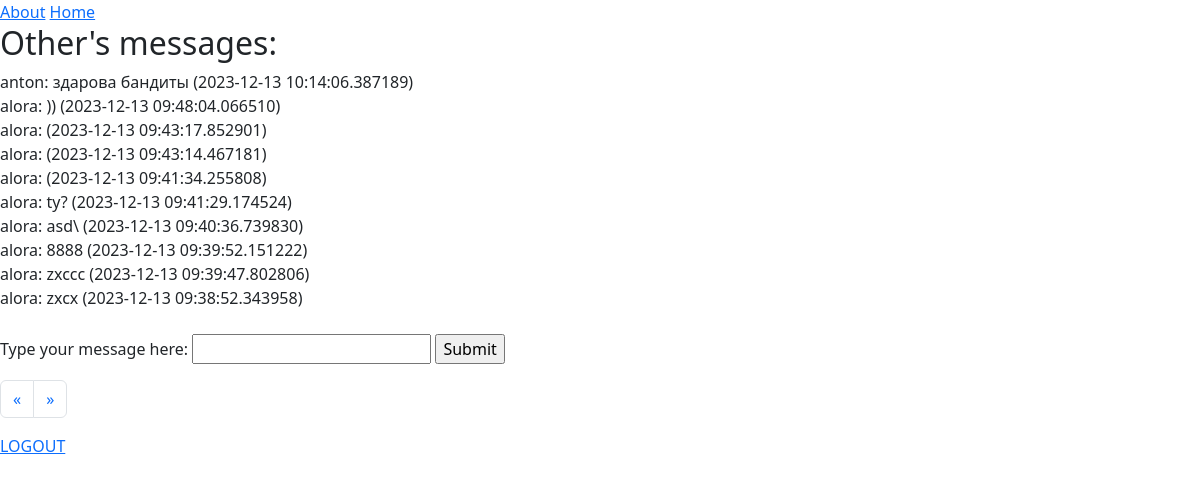
The page /messages/page/1 (signed in) on the database its author committed.
### database_runner.py (models this page shows, shortened)
class Messages(Base):
    __tablename__ = 'messages'
    id = Column('id', Integer, primary_key=True)
    user_id = Column('user_id', ForeignKey('users.id'))
    body = Column('messages', String)
    created_at = Column('date', DateTime(timezone=True))
    def __repr__(self):
        return f'{db.query(Users).filter_by(id=self.user_id)[0].get_name()}: {self.body} ({self.created_at})'

class Users(Base):
    __tablename__ = 'users'
    id = Column(Integer, primary_key=True)
    name = Column('name/login', String)
    def get_name(self):
        return self.name

### app.py (the view, shortened to what this page needs)
@app.route('/messages/page/<int:page_num>', methods=['GET', 'POST'])
def messages_pagination(page_num):
    if 'login' in session:
        login = session['login']
        session.permanent = True
        all_msg_count = db.query(Messages).count()
        messages_per_page = 10  # сколько сообщений на одной странице
        max_pages_count = all_msg_count // messages_per_page
        if all_msg_count % messages_per_page != 0:
            max_pages_count += 1
        if page_num > max_pages_count: #обработка случая, когда пользователь вводит в адерсную строку страницу,
            return redirect(url_for('messages_pagination', page_num=max_pages_count)) # В РЕДИРЕКТ НАДО ПИСАТЬ НАЗВАНИЕ ФУНКЦИИ, А НЕ ЕНДПОИНТ!!
        if page_num < 1: #обработка случая "0" в адресной строке
            return redirect(url_for('messages_pagination', page_num=1))
        all_msg = db.query(Messages).all()[::-1]
        msg_left = messages_per_page - (all_msg_count % messages_per_page)
        if page_num == max_pages_count: # берем массив сообщений нужного диапазона
            all_messages = all_msg[
                           page_num * messages_per_page - messages_per_page: page_num * messages_per_page - msg_left]
        else:
            all_messages = all_msg[page_num * messages_per_page - messages_per_page: page_num * messages_per_page]
        url = '/messages/page/'
        if page_num == 1:  # создание ссылки на страницу назад
            previuos = url + str(1)
        else:
            previuos = url + str(page_num - 1)
        if page_num == max_pages_count:  # создание ссылки на страницу вперед
            next = url + str(max_pages_count)
        else:
            next = url + str(page_num + 1)
        message = ''
        return render_template('messages.html', all_messages=all_messages,
                               previuos=previuos,
                               next=next,
                               page_num=page_num)
    else:
        return redirect(url_for('login'))

### templates/messages.html
{% extends 'base.html' %}
{% block content%}
<h2>Other's messages:</h2>
{% if all_messages %}
    {% for message in all_messages %}
        {{ message }}<br>
    {% endfor %}
{% else %}
Here's nothing yet...
{% endif %}
<br>
<form action="" method="POST">
    <p>
        <label for="message">Type your message here:</label>
        <input type="text" name="message">
        <a href="messages"><input type="submit" name="send_message"></a>
    </p>
</form>
<nav aria-label="Page navigation example">
  <ul class="pagination">
    <li class="page-item">
      <a class="page-link" href={{ previuos }} aria-label="Previous">
        <span aria-hidden="true">&laquo;</span>
      </a>
    </li>
    <li class="page-item">
      <a class="page-link" href={{ next }} aria-label="Next">
        <span aria-hidden="true">&raquo;</span>
      </a>
    </li>
  </ul>
</nav>
<a href="/logout">LOGOUT</a>
{% endblock %}

### rows shown on the page
Messages: user+messages+date "anton: здарова бандиты (2023-12-13 10:14:06.387189)"
Messages: user+messages+date "alora: )) (2023-12-13 09:48:04.066510)"
Messages: user+messages+date "alora: (2023-12-13 09:43:17.852901)"
Messages: user+messages+date "alora: (2023-12-13 09:43:14.467181)"
Messages: user+messages+date "alora: (2023-12-13 09:41:34.255808)"
Messages: user+messages+date "alora: ty? (2023-12-13 09:41:29.174524)"
Messages: user+messages+date "alora: asd\\ (2023-12-13 09:40:36.739830)"
Messages: user+messages+date "alora: 8888 (2023-12-13 09:39:52.151222)"
Messages: user+messages+date "alora: zxccc (2023-12-13 09:39:47.802806)"
Messages: user+messages+date "alora: zxcx (2023-12-13 09:38:52.343958)"
